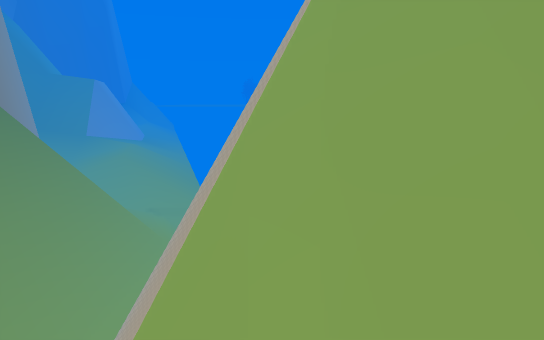
[1] (above)

18 first-person views from a walk through a 3-D level made in the Unity game engine. The camera is 1.5 m above the floor, tilts 10° down and sees 70° across. The floor is counted in squares, 1 m on a side. Each view is taken from the middle of a square. On the plan, view 1 faces up. The plan holds only what a view shows up to about 17 squares ahead; the rest is blank. The place goes on beyond the plan.

[2]
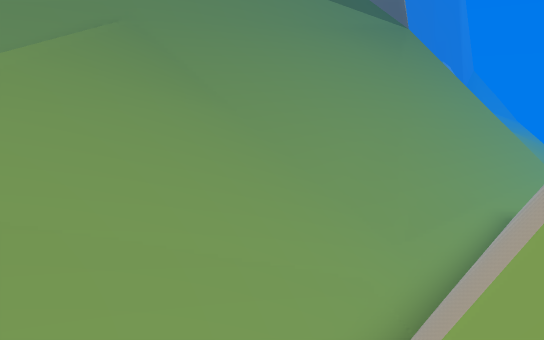

[3]
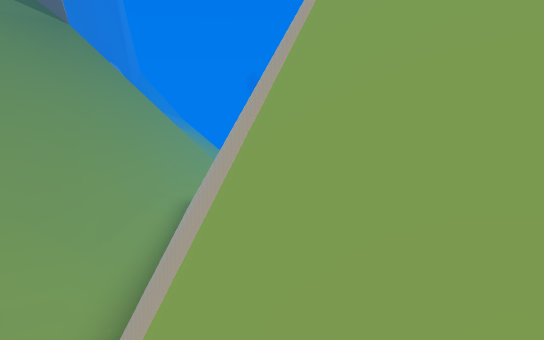

[4]
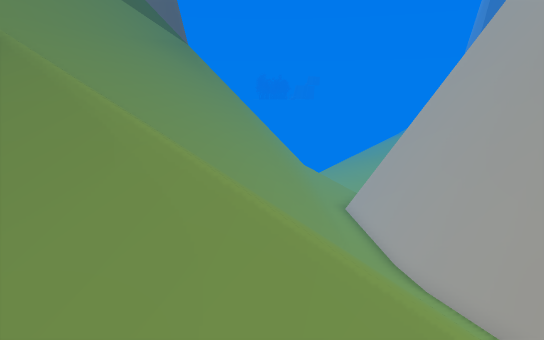

[5]
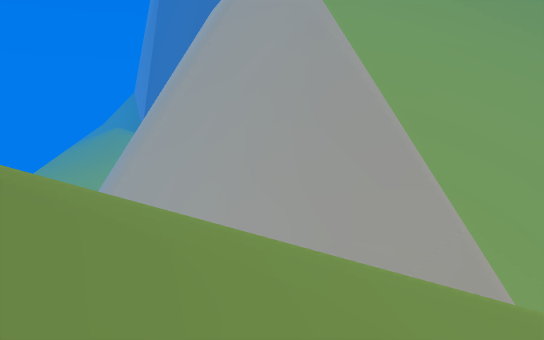

[6]
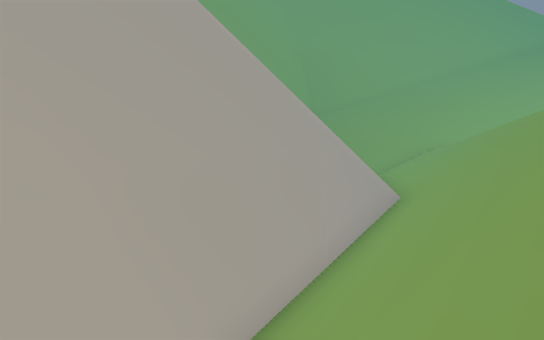

[7]
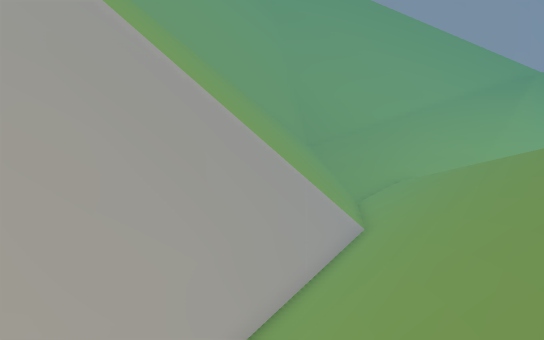

[8]
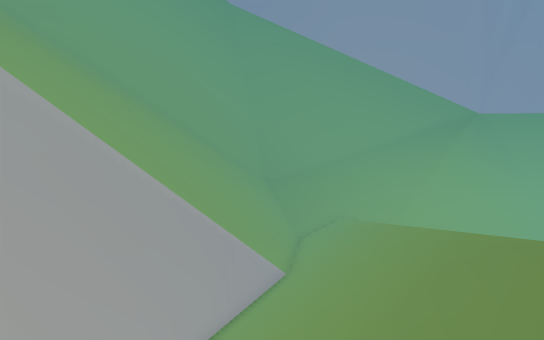

[9]
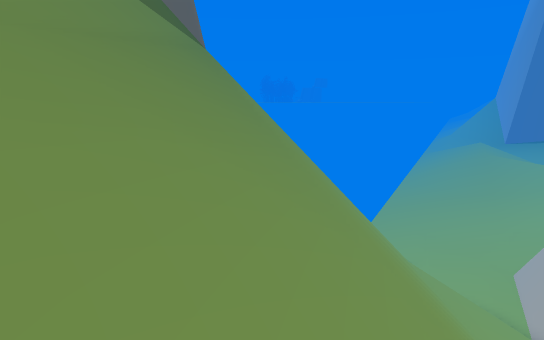

[10]
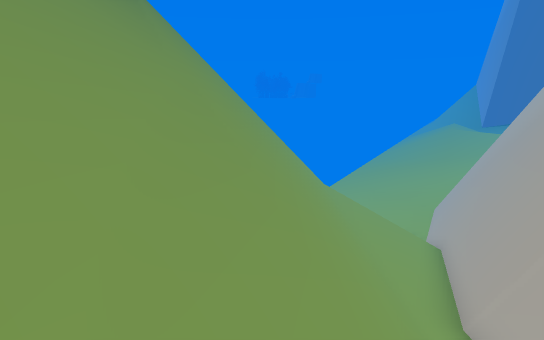

[11]
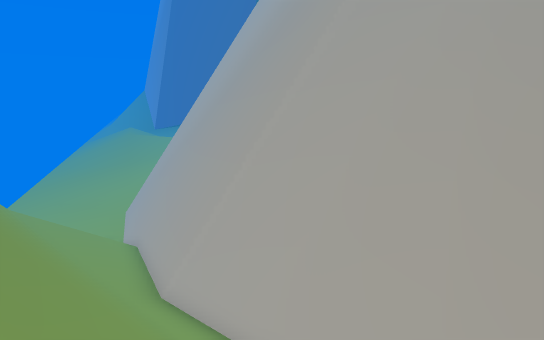

[12]
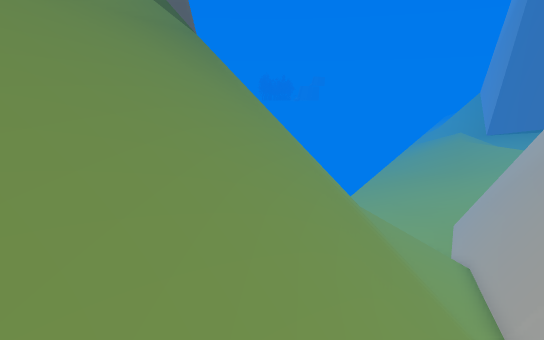

[13]
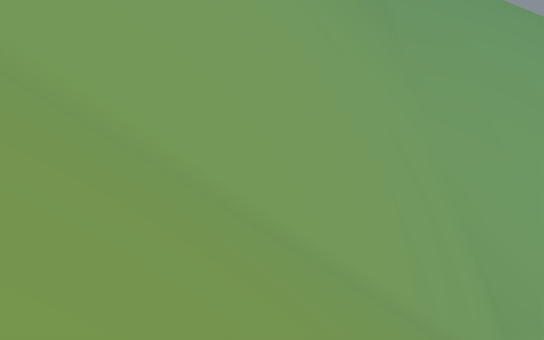

[14]
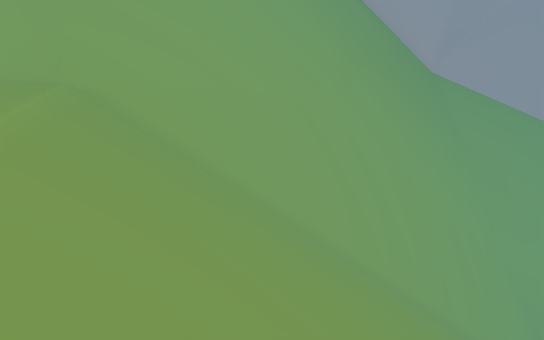

[15]
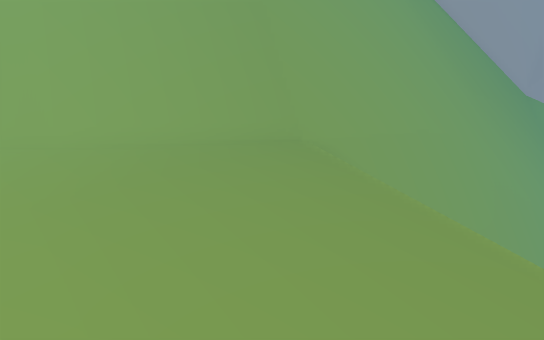

[16]
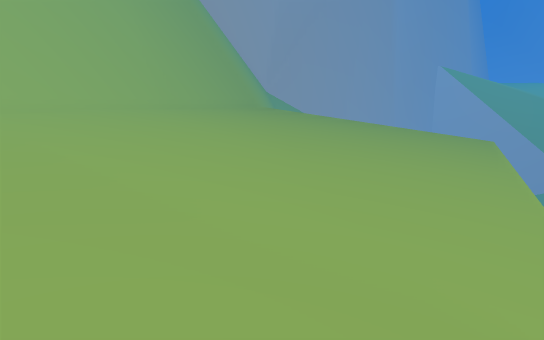

[17]
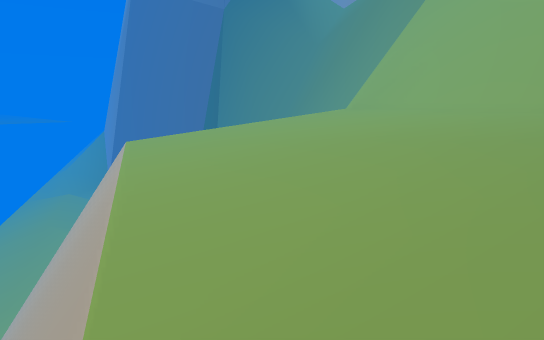

[18]
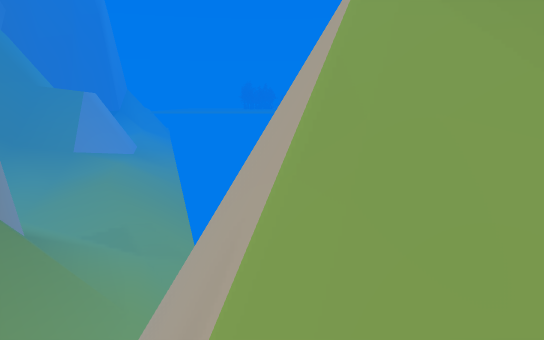

### Floor plan
Key: @ floor where view 1 was taken; # wall or solid block; . main floor; - floor 0.25 m lower than the main floor; : floor 0.5 m higher than the main floor; + floor 1 m higher than the main floor; _ floor 13.5 m lower than the main floor; / step, stairs or slope; = window, fence, low wall or low ledge; ^ raised ledge; v drop or lower ground.
Columns run from 12 left of view 1 to 13 right of it. Each row starts with its distance up from view 1.
 22          ___##
 21          /__#
 20       =   _##   vvv
 19   =  ^=/  /##   vvvv//
 18 vvv  ^=// =#    vvvv-./
 17 vvv  ^=// =#    vvv-..../
 16 /vv= ^=///#^    vvv-.....:
 15 /vvv ^=//=#   vvvv-.....::
 14 //vv ^=//=#   vvvv-.....::
 13 //vv ^=//##  vvvv-.....::+
 12 ///v=^=/=#   vvvv-.....::+
 11 ///vv^=/##   vvv-.....::++
 10 ////v^==##  vv v-.....::+=
  9 ////v^==#   vv -.....::++=
  8 /////#==#   vv -.....::+=#
  7 /////==##  vvv/.....:::+=#
  6 /////#=/#  vvv/.....::+=##
  5 //////=/#  vvv/ //.:::+=#
  4 ////////## vv// ////:+=##
  3 ////////##=vv/  //////=#
  2 ////////##vv/////////=##
  1 ////////=#vv/////////##
  0 ////////=#v/@////////##
 -1 ////////=#v/////////##
 -2  ////////#//////////##
 -3   ///////=/////////##
 -4   /////////////////##
 -5   ////////////////##
 -6     / ////////////##
 -7        //////////=#
 -8         /////// /^#
 -9          ////// =^
-10           //////^^
-11          //////#^
-12         =/////=#^

Positions as (right, up) in squares from view 1, and headings:
1: (0, 0), facing up
2: (-2, -4), facing up-left
3: (-2, -4), facing up
4: (-8, -6), facing up
5: (-10, -5), facing up-right
6: (-7, 3), facing down-right
7: (-9, 5), facing down-right
8: (-12, 5), facing down-right
9: (-11, 6), facing up
10: (-8, 4), facing up
11: (-9, 2), facing up-right
12: (-10, 2), facing up
13: (2, -1), facing down-right
14: (2, 5), facing down-right
15: (5, 8), facing down-right
16: (9, 19), facing down
17: (2, 6), facing up-right
18: (1, 3), facing up
